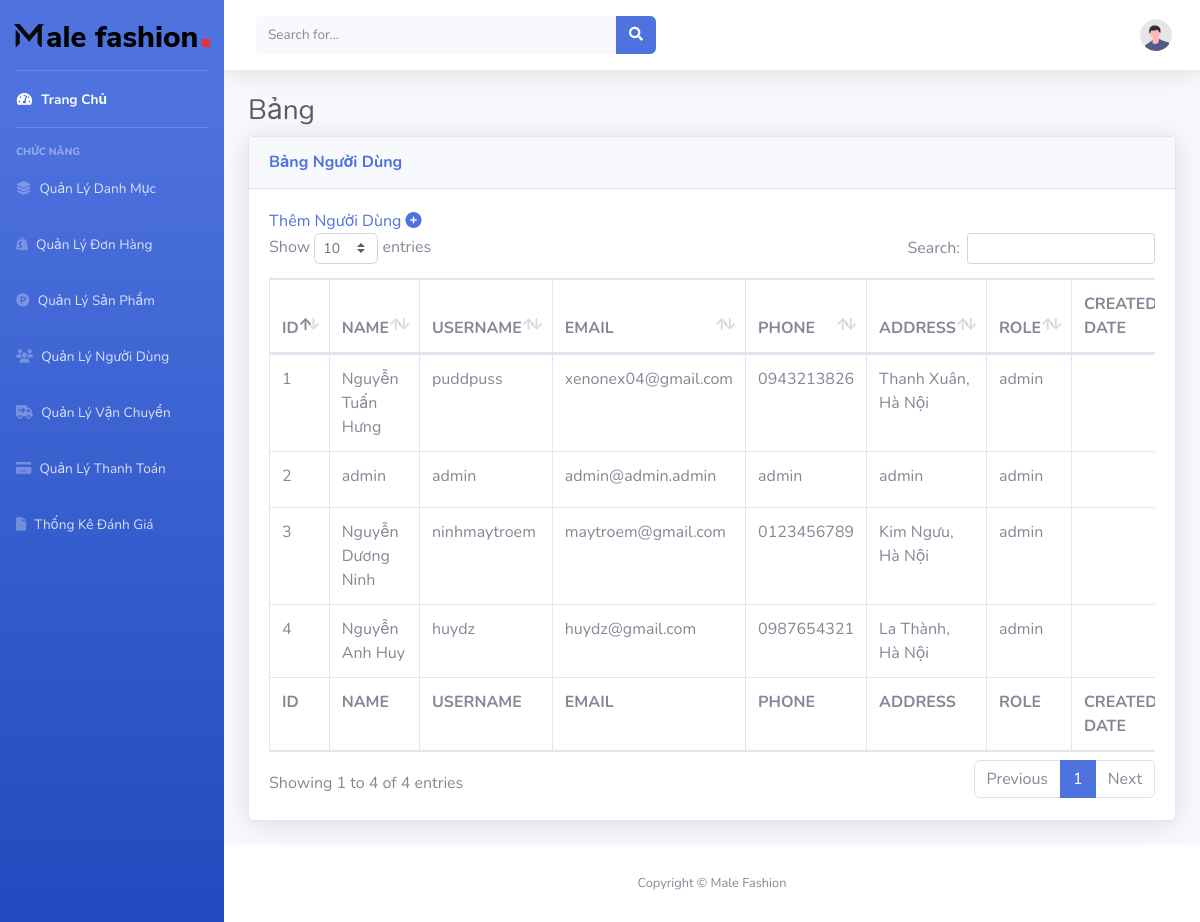
The app's page /admin-mau/Users.php with its own data.
### tables this page shows
CREATE TABLE `user` (
  `ID` int(11) NOT NULL,
  `NAME` varchar(250) DEFAULT NULL,
  `USERNAME` varchar(50) DEFAULT NULL,
  `PASSWORD` varchar(50) DEFAULT NULL,
  `ROLE` varchar(50) DEFAULT NULL,
  `ADDRESS` varchar(500) DEFAULT NULL,
  `EMAIL` varchar(150) DEFAULT NULL,
  `PHONE` varchar(50) DEFAULT NULL,
  `CREATED_DATE` timestamp NULL DEFAULT NULL,
  `ISACTIVE` tinyint(4) DEFAULT NULL
);

### admin-mau/Users.php (the view, shortened to what this page needs)
<?php
include('../db.php');
$sql = "SELECT ID, NAME, USERNAME, EMAIL, PHONE, ADDRESS, ROLE, CREATED_DATE, ISACTIVE FROM user";
$result = $conn->query($sql);
?>
<!DOCTYPE html>
<html lang="en">
<head>
    <link rel="stylesheet" href="https://cdnjs.cloudflare.com/ajax/libs/font-awesome/6.6.0/css/all.min.css"
 />
    <link href="vendor/fontawesome-free/css/all.min.css" rel="stylesheet" type="text/css">
    <link href="css/sb-admin-2.min.css" rel="stylesheet">
    <link href="vendor/datatables/dataTables.bootstrap4.min.css" rel="stylesheet">
</head>
<body id="page-top">
    <div id="wrapper">
        <ul class="navbar-nav bg-gradient-primary sidebar sidebar-dark accordion" id="accordionSidebar">
            <a class="sidebar-brand d-flex align-items-center justify-content-center" href="../index.php"><img
                    src="../img/logo.png" alt="">
            </a>
            <hr class="sidebar-divider my-0">
            <li class="nav-item active">
                <a class="nav-link" href="index.php">
                    <i class="fas fa-fw fa-tachometer-alt"></i>
                    <span>Trang Chủ</span></a>
            </li>
            <hr class="sidebar-divider">
            <div class="sidebar-heading">
                Chức Năng
            </div>
            <li class="nav-item">
                <a class="nav-link collapsed" href="../admin-mau/Category.php">
                    <i class="fa-solid fa-layer-group"></i>
                    <span>Quản Lý Danh Mục</span>
                </a>
            </li>
            <li class="nav-item">
                <a class="nav-link collapsed" href="../admin-mau/Orders.php">
                    <i class="fa-brands fa-shopify"></i>
                    <span>Quản Lý Đơn Hàng</span>
                </a>
            </li>
            <li class="nav-item">
                <a class="nav-link collapsed" href="../admin-mau/Products.php">
                    <i class="fa-brands fa-product-hunt"></i>
                    <span>Quản Lý Sản Phẩm</span>
                </a>
            </li>
            <li class="nav-item">
                <a class="nav-link" href="../admin-mau/Users.php">
                    <i class="fa-solid fa-users"></i>
                    <span>Quản Lý Người Dùng</span></a>
            </li>
            <li class="nav-item">
                <a class="nav-link" href="../admin-mau/Transports.php">
                    <i class="fa-solid fa-truck-arrow-right"></i>
                    <span>Quản Lý Vận Chuyển</span></a>
            </li>
            <li class="nav-item">
                <a class="nav-link" href="../admin-mau/Payments.php">
                    <i class="fa-solid fa-credit-card"></i>
                    <span>Quản Lý Thanh Toán</span></a>
            </li>
            <li class="nav-item">
                <a class="nav-link" href="../admin-mau/Feedbacks.php">
                    <i class="fa-solid fa-file"></i>
                    <span>Thống Kê Đánh Giá</span></a>
            </li>
        </ul>
        <div id="content-wrapper" class="d-flex flex-column">
            <div id="content">
                <nav class="navbar navbar-expand navbar-light bg-white topbar mb-4 static-top shadow">
                    <form
                        class="d-none d-sm-inline-block form-inline mr-auto ml-md-3 my-2 my-md-0 mw-100 navbar-search">
                        <div class="input-group">
                            <input type="text" class="form-control bg-light border-0 small" placeholder="Search for..."
                                aria-label="Search" aria-describedby="basic-addon2">
                            <div class="input-group-append">
                                <button class="btn btn-primary" type="button">
                                    <i class="fas fa-search fa-sm"></i>
                                </button>
                            </div>
                        </div>
                    </form>
                    <ul class="navbar-nav ml-auto">
                        <li class="nav-item dropdown no-arrow">
                            <a class="nav-link dropdown-toggle" href="#" id="userDropdown" role="button" data-toggle="dropdown" aria-haspopup="true" aria-expanded="false">
                                <img class="img-profile rounded-circle" src="img/undraw_profile.svg">
                            </a>
                        </li>
                    </ul>
                </nav>
                <div class="container-fluid">
                    <h1 class="h3 mb-2 text-gray-800">Bảng</h1>
                    <div class="card shadow mb-4">
                        <div class="card-header py-3">
                            <h6 class="m-0 font-weight-bold text-primary">Bảng Người Dùng</h6>
                        </div>
                        <div class="card-body">
                            <div class="table-responsive">
                                <table class="table table-bordered" id="dataTable" width="100%" cellspacing="0">
                                    <div class="add-button">
                                        <a href="add-user.php">
                                            Thêm Người Dùng
                                            <i class="fa-solid fa-circle-plus"></i>
                                        </a>
                                    </div>
                                    <thead>
                                        <tr>
                                            <th>ID</th>
                                            <th>NAME</th>
                                            <th>USERNAME</th>
                                            <th>EMAIL</th>
                                            <th>PHONE</th>
                                            <th>ADDRESS</th>
                                            <th>ROLE</th>
                                            <th>CREATED DATE</th>
                                        </tr>
                                    </thead>
                                    <tfoot>
                                        <tr>
                                            <th>ID</th>
                                            <th>NAME</th>
                                            <th>USERNAME</th>
                                            <th>EMAIL</th>
                                            <th>PHONE</th>
                                            <th>ADDRESS</th>
                                            <th>ROLE</th>
                                            <th>CREATED DATE</th>
                                        </tr>
                                    </tfoot>
                                    <tbody>
                                        <?php
                                        if ($result->num_rows > 0) {
                                            while ($row = $result->fetch_assoc()) {
                                                echo "<tr>";
                                                echo "<td>{$row['ID']}</td>";
                                                echo "<td>{$row['NAME']}</td>";
                                                echo "<td>{$row['USERNAME']}</td>";
                                                echo "<td>{$row['EMAIL']}</td>";
                                                echo "<td>{$row['PHONE']}</td>";
                                                echo "<td>{$row['ADDRESS']}</td>";
                                                echo "<td>{$row['ROLE']}</td>";
                                                echo "<td>{$row['CREATED_DATE']}</td>";
                                                echo "</tr>";
                                            }
                                        } else {
                                            echo "<tr><td colspan='11'>No users found</td></tr>";
                                        }
                                        ?>
                                    </tbody>
                                </table>
                            </div>
                        </div>
                    </div>
                </div>
            </div>
            <footer class="sticky-footer bg-white">
                <div class="container my-auto">
                    <div class="copyright text-center my-auto">
                        <span>Copyright &copy; Male Fashion</span>
                    </div>
                </div>
            </footer>
        </div>
    </div>
</body>
</html>

### records on screen
user: ID "1", NAME "Nguyễn Tuấn Hưng", USERNAME "puddpuss", EMAIL "xenonex04@gmail.com", PHONE "0943213826", ADDRESS "Thanh Xuân, Hà Nội", ROLE "admin"
user: ID "2", NAME "admin", USERNAME "admin", EMAIL "admin@admin.admin", PHONE "admin", ADDRESS "admin", ROLE "admin"
user: ID "3", NAME "Nguyễn Dương Ninh", USERNAME "ninhmaytroem", EMAIL "maytroem@gmail.com", PHONE "0123456789", ADDRESS "Kim Ngưu, Hà Nội", ROLE "admin"
user: ID "4", NAME "Nguyễn Anh Huy", USERNAME "huydz", EMAIL "huydz@gmail.com", PHONE "0987654321", ADDRESS "La Thành, Hà Nội", ROLE "admin"
